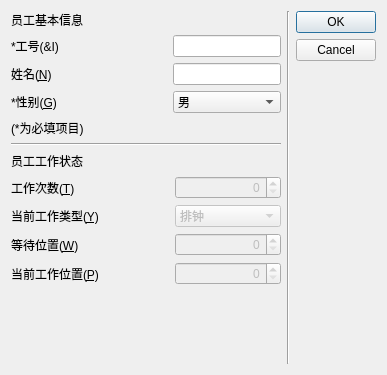
<?xml version="1.0" encoding="UTF-8"?>
<ui version="4.0">
 <class>UpdateStuffDialog</class>
 <widget class="QDialog" name="UpdateStuffDialog">
  <property name="geometry">
   <rect>
    <x>0</x>
    <y>0</y>
    <width>387</width>
    <height>375</height>
   </rect>
  </property>
  <property name="minimumSize">
   <size>
    <width>387</width>
    <height>375</height>
   </size>
  </property>
  <property name="windowTitle">
   <string>添加员工</string>
  </property>
  <layout class="QHBoxLayout" name="horizontalLayout">
   <item>
    <layout class="QVBoxLayout" name="verticalLayout">
     <item>
      <layout class="QGridLayout" name="gridLayout" columnstretch="1,0">
       <item row="0" column="0">
        <widget class="QLabel" name="label_5">
         <property name="text">
          <string>员工基本信息</string>
         </property>
        </widget>
       </item>
       <item row="1" column="0">
        <widget class="QLabel" name="label">
         <property name="text">
          <string>*工号(&amp;I)</string>
         </property>
        </widget>
       </item>
       <item row="2" column="0">
        <widget class="QLabel" name="label_3">
         <property name="text">
          <string>姓名(&amp;N)</string>
         </property>
         <property name="buddy">
          <cstring>nameLineEdit</cstring>
         </property>
        </widget>
       </item>
       <item row="2" column="1">
        <widget class="QLineEdit" name="nameLineEdit">
         <property name="toolTip">
          <string>姓名可以为空.</string>
         </property>
        </widget>
       </item>
       <item row="3" column="0">
        <widget class="QLabel" name="label_2">
         <property name="text">
          <string>*性别(&amp;G)</string>
         </property>
         <property name="buddy">
          <cstring>genderComboBox</cstring>
         </property>
        </widget>
       </item>
       <item row="3" column="1">
        <widget class="QComboBox" name="genderComboBox">
         <item>
          <property name="text">
           <string>男</string>
          </property>
         </item>
         <item>
          <property name="text">
           <string>女</string>
          </property>
         </item>
        </widget>
       </item>
       <item row="4" column="0" colspan="2">
        <widget class="QLabel" name="label_4">
         <property name="text">
          <string>(*为必填项目)</string>
         </property>
        </widget>
       </item>
       <item row="1" column="1">
        <widget class="QLineEdit" name="IdLineEdit">
         <property name="toolTip">
          <string>该对话框可以一次性完成多个员工信息的批量添加.
批量新建员工时用空格分开每个员工的工号.
(如: 1 2 3 4 5)</string>
         </property>
        </widget>
       </item>
      </layout>
     </item>
     <item>
      <widget class="Line" name="line_2">
       <property name="orientation">
        <enum>Qt::Horizontal</enum>
       </property>
      </widget>
     </item>
     <item>
      <layout class="QGridLayout" name="gridLayout_2" columnstretch="3,2">
       <item row="0" column="0">
        <widget class="QLabel" name="label_6">
         <property name="toolTip">
          <string>只有当修改员工信息时才能选择对应的选项.</string>
         </property>
         <property name="text">
          <string>员工工作状态</string>
         </property>
        </widget>
       </item>
       <item row="1" column="0">
        <widget class="QLabel" name="label_7">
         <property name="text">
          <string>工作次数(&amp;T)</string>
         </property>
         <property name="buddy">
          <cstring>wTimeSpinBox</cstring>
         </property>
        </widget>
       </item>
       <item row="1" column="1">
        <widget class="QSpinBox" name="wTimeSpinBox">
         <property name="enabled">
          <bool>false</bool>
         </property>
         <property name="alignment">
          <set>Qt::AlignRight|Qt::AlignTrailing|Qt::AlignVCenter</set>
         </property>
        </widget>
       </item>
       <item row="2" column="0">
        <widget class="QLabel" name="label_8">
         <property name="text">
          <string>当前工作类型(&amp;Y)</string>
         </property>
         <property name="buddy">
          <cstring>wTypeComboBox</cstring>
         </property>
        </widget>
       </item>
       <item row="2" column="1">
        <widget class="QComboBox" name="wTypeComboBox">
         <property name="enabled">
          <bool>false</bool>
         </property>
         <property name="toolTip">
          <string>员工的工作类型.休息为不上班状态.</string>
         </property>
         <item>
          <property name="text">
           <string>排钟</string>
          </property>
         </item>
         <item>
          <property name="text">
           <string>点钟</string>
          </property>
         </item>
         <item>
          <property name="text">
           <string>选钟</string>
          </property>
         </item>
         <item>
          <property name="text">
           <string>等待</string>
          </property>
         </item>
         <item>
          <property name="text">
           <string>休息</string>
          </property>
         </item>
        </widget>
       </item>
       <item row="3" column="0">
        <widget class="QLabel" name="label_9">
         <property name="text">
          <string>等待位置(&amp;W)</string>
         </property>
         <property name="buddy">
          <cstring>waitPosSpinBox</cstring>
         </property>
        </widget>
       </item>
       <item row="3" column="1">
        <widget class="QSpinBox" name="waitPosSpinBox">
         <property name="enabled">
          <bool>false</bool>
         </property>
         <property name="toolTip">
          <string>员工在这次等待队列中的等待位置.[与工作次数有关]</string>
         </property>
         <property name="alignment">
          <set>Qt::AlignRight|Qt::AlignTrailing|Qt::AlignVCenter</set>
         </property>
        </widget>
       </item>
       <item row="4" column="0">
        <widget class="QLabel" name="label_10">
         <property name="text">
          <string>当前工作位置(&amp;P)</string>
         </property>
         <property name="buddy">
          <cstring>workPosSpinBox</cstring>
         </property>
        </widget>
       </item>
       <item row="4" column="1">
        <widget class="QSpinBox" name="workPosSpinBox">
         <property name="enabled">
          <bool>false</bool>
         </property>
         <property name="toolTip">
          <string>员工在这次工作队列中的工作位置.[与工作次数有关]</string>
         </property>
         <property name="alignment">
          <set>Qt::AlignRight|Qt::AlignTrailing|Qt::AlignVCenter</set>
         </property>
        </widget>
       </item>
      </layout>
     </item>
     <item>
      <spacer name="verticalSpacer">
       <property name="orientation">
        <enum>Qt::Vertical</enum>
       </property>
       <property name="sizeHint" stdset="0">
        <size>
         <width>20</width>
         <height>40</height>
        </size>
       </property>
      </spacer>
     </item>
    </layout>
   </item>
   <item>
    <widget class="Line" name="line">
     <property name="orientation">
      <enum>Qt::Vertical</enum>
     </property>
    </widget>
   </item>
   <item>
    <layout class="QVBoxLayout" name="verticalLayout_2">
     <item>
      <widget class="QDialogButtonBox" name="buttonBox">
       <property name="orientation">
        <enum>Qt::Vertical</enum>
       </property>
       <property name="standardButtons">
        <set>QDialogButtonBox::Cancel|QDialogButtonBox::Ok</set>
       </property>
      </widget>
     </item>
     <item>
      <spacer name="verticalSpacer_3">
       <property name="orientation">
        <enum>Qt::Vertical</enum>
       </property>
       <property name="sizeType">
        <enum>QSizePolicy::MinimumExpanding</enum>
       </property>
       <property name="sizeHint" stdset="0">
        <size>
         <width>20</width>
         <height>158</height>
        </size>
       </property>
      </spacer>
     </item>
    </layout>
   </item>
  </layout>
 </widget>
 <tabstops>
  <tabstop>IdLineEdit</tabstop>
  <tabstop>nameLineEdit</tabstop>
  <tabstop>genderComboBox</tabstop>
  <tabstop>wTimeSpinBox</tabstop>
  <tabstop>wTypeComboBox</tabstop>
  <tabstop>waitPosSpinBox</tabstop>
  <tabstop>workPosSpinBox</tabstop>
  <tabstop>buttonBox</tabstop>
 </tabstops>
 <resources/>
 <connections>
  <connection>
   <sender>buttonBox</sender>
   <signal>accepted()</signal>
   <receiver>UpdateStuffDialog</receiver>
   <slot>accept()</slot>
   <hints>
    <hint type="sourcelabel">
     <x>334</x>
     <y>137</y>
    </hint>
    <hint type="destinationlabel">
     <x>335</x>
     <y>232</y>
    </hint>
   </hints>
  </connection>
  <connection>
   <sender>buttonBox</sender>
   <signal>rejected()</signal>
   <receiver>UpdateStuffDialog</receiver>
   <slot>reject()</slot>
   <hints>
    <hint type="sourcelabel">
     <x>312</x>
     <y>103</y>
    </hint>
    <hint type="destinationlabel">
     <x>315</x>
     <y>287</y>
    </hint>
   </hints>
  </connection>
 </connections>
</ui>
